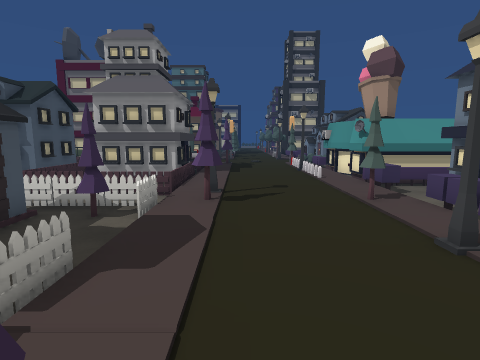
View 1 (above)

22 first-person views from a walk through a scene from a Unity 3-D project. The camera is 1.4 m above the floor, tilts 8° down and sees 80° across. The floor is counted in squares, 1 m on a side. Each view is taken from the middle of a square. On the plan, view 1 faces up. The plan holds only what a view shows up to about 14 squares ahead; the rest is blank. The place goes on beyond the plan. The player is left out.

View 2
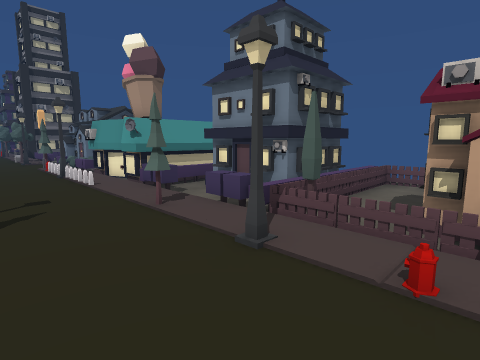

View 3
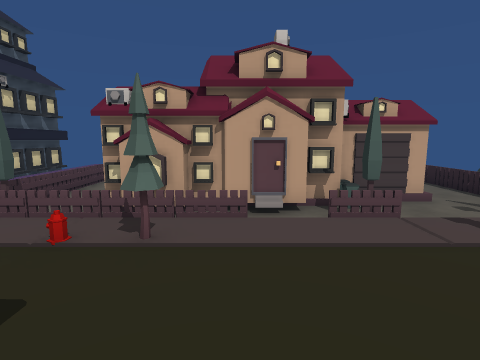

View 4
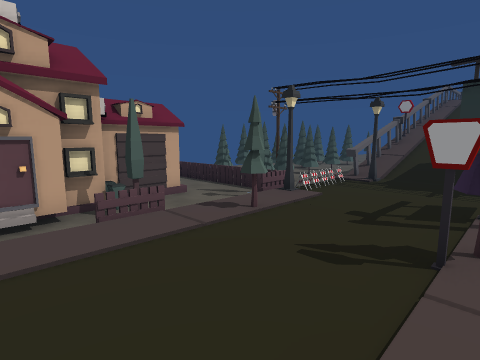

View 5
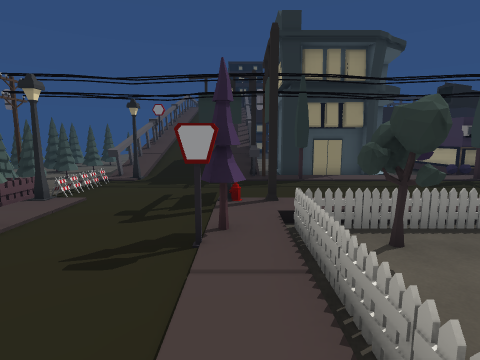

View 6
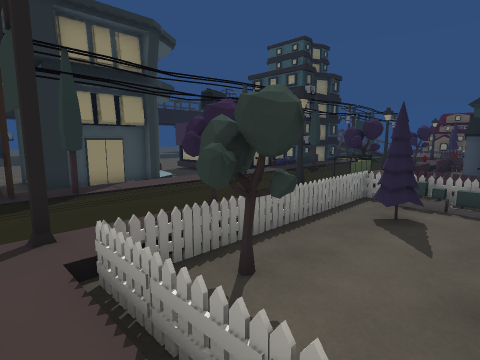

View 7
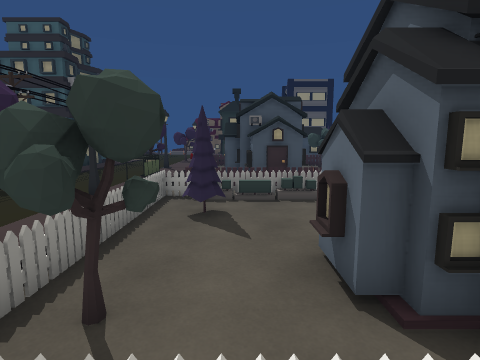

View 8
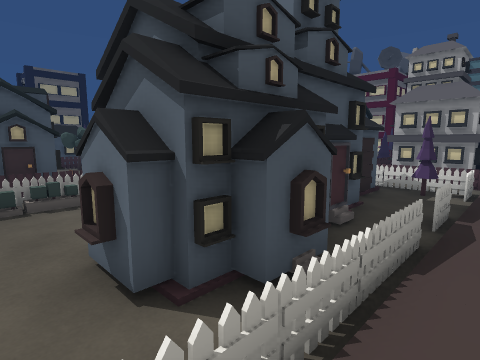

View 9
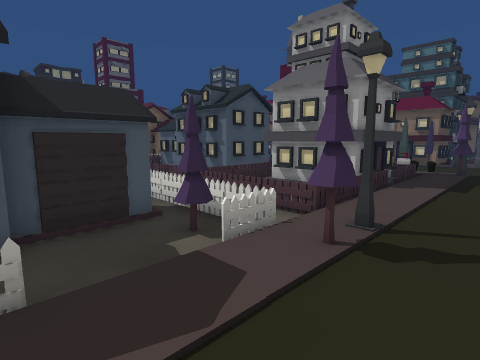

View 10
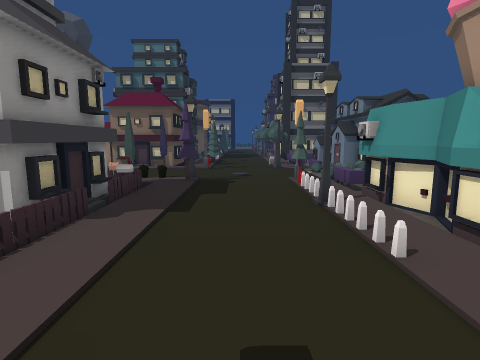

View 11
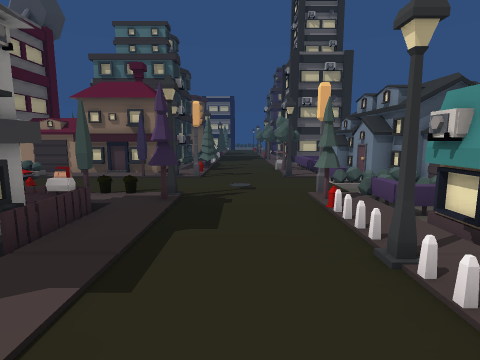

View 12
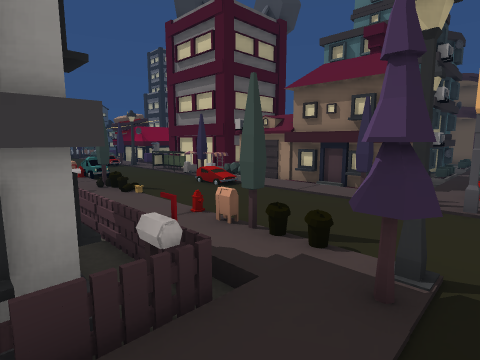

View 13
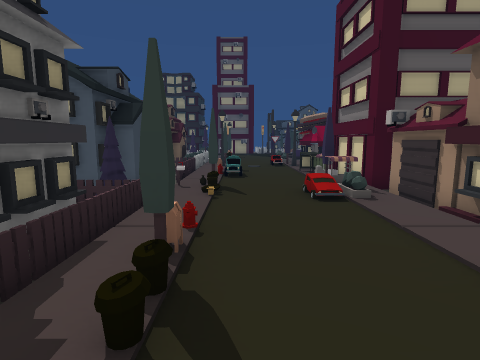

View 14
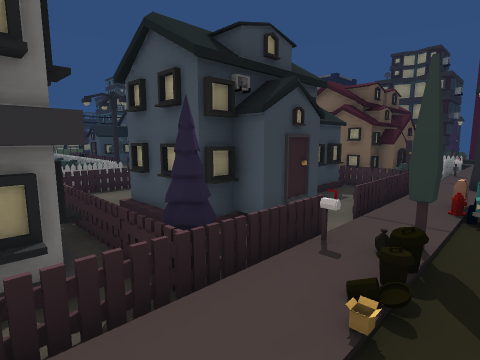

View 15
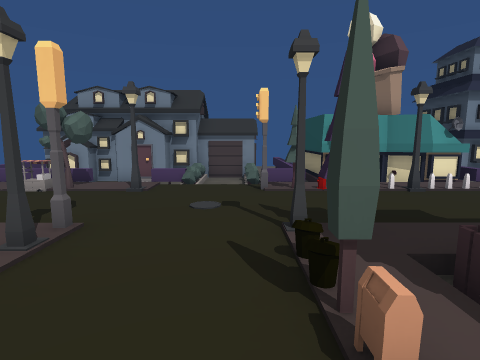

View 16
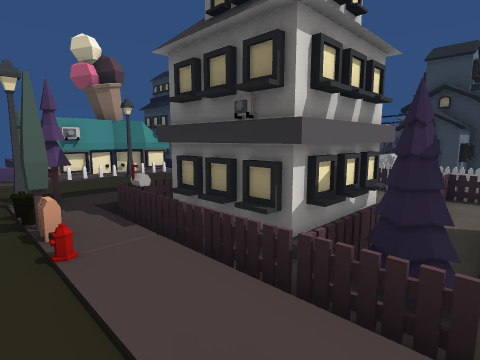

View 17
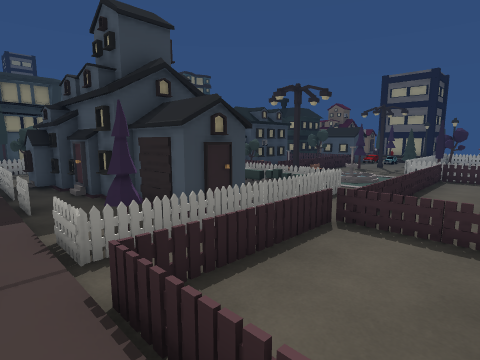

View 18
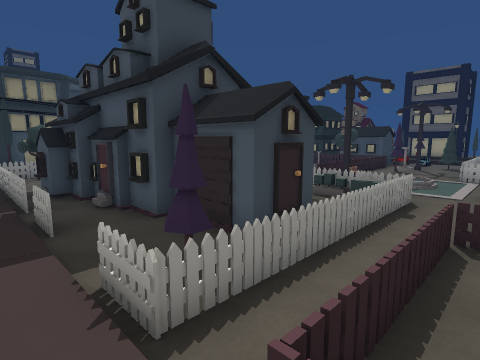

View 19
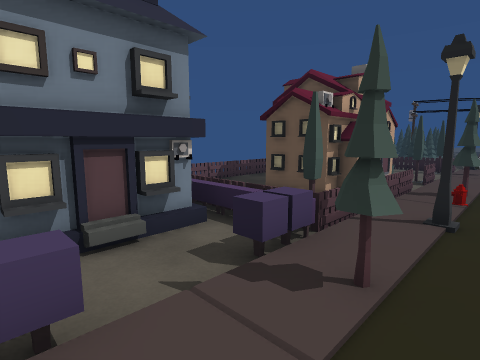

View 20
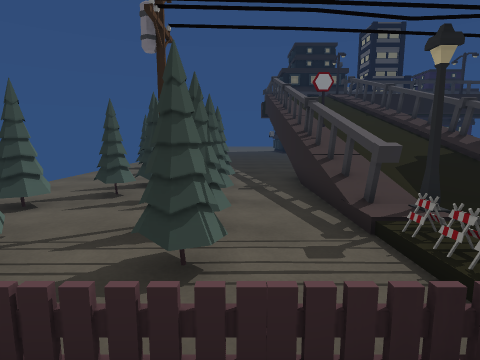

View 21
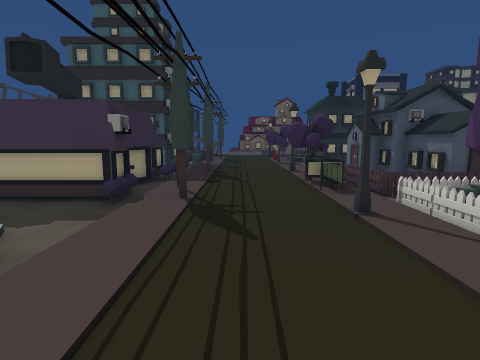

View 22
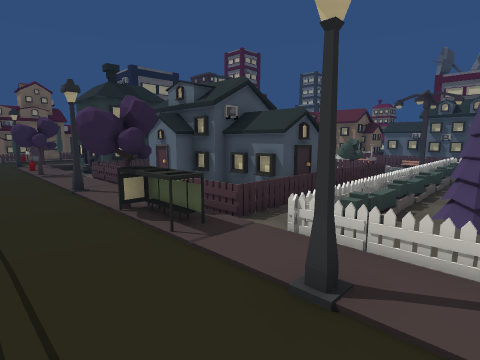

### Floor plan
Key: @ floor where view 1 was taken; # wall or solid block; x gap in a wall; . main floor; - floor 0.25 m lower than the main floor; / step, stairs or slope; = window, fence, low wall or low ledge; v drop or lower ground; H house; F fence; B bush; T tree; M mailbox; G garage; U building; P pistol; O other object.
Columns run from 15 left of view 1 to 12 right of it. Each row starts with its distance up from view 1.
 23   UUUUGGGGHHH-.T..T/OHH
 22  OU    ////// ....T/ HH
 21   .OOOTO/...T.#...// HHHHH
 20  ......//..........OOOHHH
 19  ................../--HH
 18   .OO.......M....../OOHH
 17 ...M..T..../T/T...TOO-HH
 16 -FFFF/FFMF/FF/T...TOOOOOOO
 15 F---HHHTFFHHHM..../OOOOO
 14 FHHHHHHHTFHHHF....#/O
 13 HH H  HHFHHHH/....//OO
 12     HHHHFFHHHF....//OOOOO
 11     HHHHFFHHHF....//OOOO
 10 O-------F----F....//OOOO
  9 OFFFFFFFFF---F.....BB-HHH
  8 F--------FFFFF...../--HHH
  7 O-----FFFFFFFFT..../--HHH
  6   O.--F  HH-TFT...TBB-HHHH
  5      OF-HHH---...../FFFFFFF
  4       O HHH---....#/F-----F
  3 OOOO  O H###-F...../T-----F
  2     F O   HH-F.....F-##   F
  1    TF O   HH-F...../FH H--F
  0    TF O    HHFT@..T/FH HH-F
 -1 HH HF O-   HHF. .../-H  H-O
 -2 HH HF F- HHHHF...../-HH   O
 -3 HHHHF F---HH-F...../TH
 -4 HHHHF F------F...../FOH
 -5 H   F-FTT--TTFTT..T/--H
 -6 OOFFF-FFFFFFFF...../--H
 -7 ..TTO.....T......../----
 -8 ..TTO..#..TT.......FTFFFFFO
 -9 .................../----
-10 .................../-TT-T
-11 T....T......T....../-TT---
-12 .............#. ..//--T---
-13 OO--OB---O  ##/ ///#--T--TT
-14  OOOO--//#O## /////v-TTTT--
-15     O--/O   # /////=-------
-16 P   O-      # /////v-TTTT---
-17 PP          ##////Ox--  ----

Positions as (right, up) in squares from view 1, and headings:
1: (0, 0), facing up
2: (0, 1), facing up-right
3: (-1, -1), facing right
4: (-1, -1), facing down-right
5: (-1, -1), facing down
6: (-1, -3), facing down-left
7: (-1, -4), facing left
8: (-1, -4), facing up-left
9: (1, 3), facing up-left
10: (1, 7), facing up
11: (1, 10), facing up
12: (0, 14), facing up-left
13: (0, 18), facing left
14: (-5, 18), facing down-left
15: (-5, 18), facing right
16: (-8, 18), facing down-right
17: (-1, 11), facing down-left
18: (-1, 9), facing down-left
19: (2, 9), facing down-right
20: (6, -7), facing down
21: (-3, -10), facing left
22: (-7, -10), facing up-left
